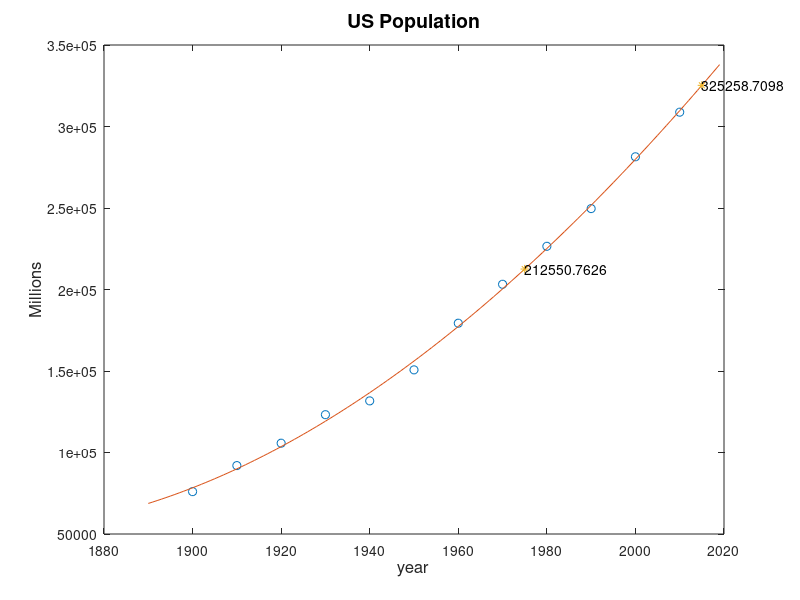

This chart was generated by the following MATLAB code:
t=(1900:10:2010)';
y=[75995,91972,105710,123200,131670,150700,179320,203210,226510,249630,281420,308790]';
x=(1890:1:2019)';
w=[1975,2015];
%c=polyfit(t,y,3);
mt=mean(t);
st=std(t);
s=(t-mt)/st;
xs=(x-mt)/st;
cs=polyfit(s,y,3)
zs=polyval(cs,xs);
est=polyval(cs,(w-mt)/st)
%rep grafica
plot(t,y,'o',x,zs,w,est,'*')
for i=1:length(w)
    text(w(i),est(i)-20,num2str(est(i)))
end
title('US Population','Fontsize',14)
xlabel('year','Fontsize',12)
ylabel('Millions','Fontsize',12)


